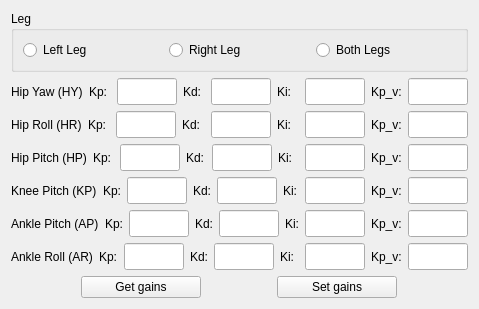
     <widget class="QWidget" name="tab_leg">
      <attribute name="title">
       <string>Leg Gains</string>
      </attribute>
      <layout class="QGridLayout" name="gridLayout_10">
       <item row="0" column="0">
        <widget class="QGroupBox" name="groupBox">
         <property name="maximumSize">
          <size>
           <width>16777215</width>
           <height>100</height>
          </size>
         </property>
         <property name="title">
          <string>Leg</string>
         </property>
         <layout class="QGridLayout" name="gridLayout">
          <item row="0" column="0">
           <widget class="QRadioButton" name="radioButton_leftLeg">
            <property name="text">
             <string>Left Leg</string>
            </property>
           </widget>
          </item>
          <item row="0" column="1">
           <widget class="QRadioButton" name="radioButton_rightLeg">
            <property name="text">
             <string>Right Leg</string>
            </property>
           </widget>
          </item>
          <item row="0" column="2">
           <widget class="QRadioButton" name="radioButton_bothLegs">
            <property name="text">
             <string>Both Legs</string>
            </property>
           </widget>
          </item>
         </layout>
        </widget>
       </item>
       <item row="1" column="0">
        <layout class="QGridLayout" name="gridLayout_6">
         <item row="0" column="0">
          <layout class="QGridLayout" name="gridLayout_2">
           <item row="0" column="0">
            <widget class="QLabel" name="label_HY">
             <property name="maximumSize">
              <size>
               <width>120</width>
               <height>16777215</height>
              </size>
             </property>
             <property name="text">
              <string>Hip Yaw (HY)</string>
             </property>
            </widget>
           </item>
           <item row="0" column="1">
            <widget class="QLabel" name="label_HY_Kp">
             <property name="maximumSize">
              <size>
               <width>60</width>
               <height>16777215</height>
              </size>
             </property>
             <property name="text">
              <string>Kp:</string>
             </property>
            </widget>
           </item>
           <item row="0" column="2">
            <widget class="QLineEdit" name="lineEdit_HY_Kp">
             <property name="sizePolicy">
              <sizepolicy hsizetype="Minimum" vsizetype="Fixed">
               <horstretch>0</horstretch>
               <verstretch>0</verstretch>
              </sizepolicy>
             </property>
             <property name="minimumSize">
              <size>
               <width>60</width>
               <height>27</height>
              </size>
             </property>
             <property name="maximumSize">
              <size>
               <width>50</width>
               <height>27</height>
              </size>
             </property>
            </widget>
           </item>
           <item row="0" column="3">
            <widget class="QLabel" name="label_HY_Kd">
             <property name="maximumSize">
              <size>
               <width>60</width>
               <height>16777215</height>
              </size>
             </property>
             <property name="text">
              <string>Kd:</string>
             </property>
            </widget>
           </item>
           <item row="0" column="4">
            <widget class="QLineEdit" name="lineEdit_HY_Kd">
             <property name="sizePolicy">
              <sizepolicy hsizetype="Minimum" vsizetype="Fixed">
               <horstretch>0</horstretch>
               <verstretch>0</verstretch>
              </sizepolicy>
             </property>
             <property name="minimumSize">
              <size>
               <width>60</width>
               <height>27</height>
              </size>
             </property>
             <property name="maximumSize">
              <size>
               <width>50</width>
               <height>27</height>
              </size>
             </property>
            </widget>
           </item>
           <item row="0" column="5">
            <widget class="QLabel" name="label_HY_Ki">
             <property name="maximumSize">
              <size>
               <width>60</width>
               <height>16777215</height>
              </size>
             </property>
             <property name="text">
              <string>Ki:</string>
             </property>
            </widget>
           </item>
           <item row="0" column="6">
            <widget class="QLineEdit" name="lineEdit_HY_Ki">
             <property name="sizePolicy">
              <sizepolicy hsizetype="Minimum" vsizetype="Fixed">
               <horstretch>0</horstretch>
               <verstretch>0</verstretch>
              </sizepolicy>
             </property>
             <property name="minimumSize">
              <size>
               <width>60</width>
               <height>27</height>
              </size>
             </property>
             <property name="maximumSize">
              <size>
               <width>50</width>
               <height>27</height>
              </size>
             </property>
            </widget>
           </item>
           <item row="0" column="7">
            <widget class="QLabel" name="label_HY_Kpv">
             <property name="maximumSize">
              <size>
               <width>50</width>
               <height>16777215</height>
              </size>
             </property>
             <property name="text">
              <string>Kp_v:</string>
             </property>
            </widget>
           </item>
           <item row="0" column="8">
            <widget class="QLineEdit" name="lineEdit_HY_Kpv">
             <property name="sizePolicy">
              <sizepolicy hsizetype="Minimum" vsizetype="Fixed">
               <horstretch>0</horstretch>
               <verstretch>0</verstretch>
              </sizepolicy>
             </property>
             <property name="minimumSize">
              <size>
               <width>60</width>
               <height>27</height>
              </size>
             </property>
             <property name="maximumSize">
              <size>
               <width>50</width>
               <height>27</height>
              </size>
             </property>
            </widget>
           </item>
          </layout>
         </item>
         <item row="1" column="0">
          <layout class="QGridLayout" name="gridLayout_4">
           <item row="0" column="0">
            <widget class="QLabel" name="label_HR">
             <property name="maximumSize">
              <size>
               <width>120</width>
               <height>16777215</height>
              </size>
             </property>
             <property name="text">
              <string>Hip Roll (HR)</string>
             </property>
            </widget>
           </item>
           <item row="0" column="1">
            <widget class="QLabel" name="label_HR_Kp">
             <property name="maximumSize">
              <size>
               <width>60</width>
               <height>16777215</height>
              </size>
             </property>
             <property name="text">
              <string>Kp:</string>
             </property>
            </widget>
           </item>
           <item row="0" column="2">
            <widget class="QLineEdit" name="lineEdit_HR_Kp">
             <property name="sizePolicy">
              <sizepolicy hsizetype="Minimum" vsizetype="Fixed">
               <horstretch>0</horstretch>
               <verstretch>0</verstretch>
              </sizepolicy>
             </property>
             <property name="minimumSize">
              <size>
               <width>60</width>
               <height>27</height>
              </size>
             </property>
             <property name="maximumSize">
              <size>
               <width>50</width>
               <height>27</height>
              </size>
             </property>
            </widget>
           </item>
           <item row="0" column="3">
            <widget class="QLabel" name="label_HR_Kd">
             <property name="maximumSize">
              <size>
               <width>60</width>
               <height>16777215</height>
              </size>
             </property>
             <property name="text">
              <string>Kd:</string>
             </property>
            </widget>
           </item>
           <item row="0" column="4">
            <widget class="QLineEdit" name="lineEdit_HR_Kd">
             <property name="sizePolicy">
              <sizepolicy hsizetype="Minimum" vsizetype="Fixed">
               <horstretch>0</horstretch>
               <verstretch>0</verstretch>
              </sizepolicy>
             </property>
             <property name="minimumSize">
              <size>
               <width>60</width>
               <height>27</height>
              </size>
             </property>
             <property name="maximumSize">
              <size>
               <width>50</width>
               <height>27</height>
              </size>
             </property>
            </widget>
           </item>
           <item row="0" column="5">
            <widget class="QLabel" name="label_HR_Ki">
             <property name="maximumSize">
              <size>
               <width>60</width>
               <height>16777215</height>
              </size>
             </property>
             <property name="text">
              <string>Ki:</string>
             </property>
            </widget>
           </item>
           <item row="0" column="6">
            <widget class="QLineEdit" name="lineEdit_HR_Ki">
             <property name="sizePolicy">
              <sizepolicy hsizetype="Minimum" vsizetype="Fixed">
               <horstretch>0</horstretch>
               <verstretch>0</verstretch>
              </sizepolicy>
             </property>
             <property name="minimumSize">
              <size>
               <width>60</width>
               <height>27</height>
              </size>
             </property>
             <property name="maximumSize">
              <size>
               <width>50</width>
               <height>27</height>
              </size>
             </property>
            </widget>
           </item>
           <item row="0" column="7">
            <widget class="QLabel" name="label_HR_Kpv">
             <property name="maximumSize">
              <size>
               <width>50</width>
               <height>16777215</height>
              </size>
             </property>
             <property name="text">
              <string>Kp_v:</string>
             </property>
            </widget>
           </item>
           <item row="0" column="8">
            <widget class="QLineEdit" name="lineEdit_HR_Kpv">
             <property name="sizePolicy">
              <sizepolicy hsizetype="Minimum" vsizetype="Fixed">
               <horstretch>0</horstretch>
               <verstretch>0</verstretch>
              </sizepolicy>
             </property>
             <property name="minimumSize">
              <size>
               <width>60</width>
               <height>27</height>
              </size>
             </property>
             <property name="maximumSize">
              <size>
               <width>50</width>
               <height>27</height>
              </size>
             </property>
            </widget>
           </item>
          </layout>
         </item>
         <item row="2" column="0">
          <layout class="QGridLayout" name="gridLayout_5">
           <item row="0" column="0">
            <widget class="QLabel" name="label_HY_2">
             <property name="maximumSize">
              <size>
               <width>120</width>
               <height>16777215</height>
              </size>
             </property>
             <property name="text">
              <string>Hip Pitch (HP)</string>
             </property>
            </widget>
           </item>
           <item row="0" column="1">
            <widget class="QLabel" name="label_HP_Kp">
             <property name="maximumSize">
              <size>
               <width>60</width>
               <height>16777215</height>
              </size>
             </property>
             <property name="text">
              <string>Kp:</string>
             </property>
            </widget>
           </item>
           <item row="0" column="2">
            <widget class="QLineEdit" name="lineEdit_HP_Kp">
             <property name="sizePolicy">
              <sizepolicy hsizetype="Minimum" vsizetype="Fixed">
               <horstretch>0</horstretch>
               <verstretch>0</verstretch>
              </sizepolicy>
             </property>
             <property name="minimumSize">
              <size>
               <width>60</width>
               <height>27</height>
              </size>
             </property>
             <property name="maximumSize">
              <size>
               <width>50</width>
               <height>27</height>
              </size>
             </property>
            </widget>
           </item>
           <item row="0" column="3">
            <widget class="QLabel" name="label_HP_Kd">
             <property name="maximumSize">
              <size>
               <width>60</width>
               <height>16777215</height>
              </size>
             </property>
             <property name="text">
              <string>Kd:</string>
             </property>
            </widget>
           </item>
           <item row="0" column="4">
            <widget class="QLineEdit" name="lineEdit_HP_Kd">
             <property name="sizePolicy">
              <sizepolicy hsizetype="Minimum" vsizetype="Fixed">
               <horstretch>0</horstretch>
               <verstretch>0</verstretch>
              </sizepolicy>
             </property>
             <property name="minimumSize">
              <size>
               <width>60</width>
               <height>27</height>
              </size>
             </property>
             <property name="maximumSize">
              <size>
               <width>50</width>
               <height>27</height>
              </size>
             </property>
            </widget>
           </item>
           <item row="0" column="5">
            <widget class="QLabel" name="label_HP_Ki">
             <property name="maximumSize">
              <size>
               <width>60</width>
               <height>16777215</height>
              </size>
             </property>
             <property name="text">
              <string>Ki:</string>
             </property>
            </widget>
           </item>
           <item row="0" column="6">
            <widget class="QLineEdit" name="lineEdit_HP_Ki">
             <property name="sizePolicy">
              <sizepolicy hsizetype="Minimum" vsizetype="Fixed">
               <horstretch>0</horstretch>
               <verstretch>0</verstretch>
              </sizepolicy>
             </property>
             <property name="minimumSize">
              <size>
               <width>60</width>
               <height>27</height>
              </size>
             </property>
             <property name="maximumSize">
              <size>
               <width>50</width>
               <height>27</height>
              </size>
             </property>
            </widget>
           </item>
           <item row="0" column="7">
            <widget class="QLabel" name="label_HP_Kpv">
             <property name="maximumSize">
              <size>
               <width>50</width>
               <height>16777215</height>
              </size>
             </property>
             <property name="text">
              <string>Kp_v:</string>
             </property>
            </widget>
           </item>
           <item row="0" column="8">
            <widget class="QLineEdit" name="lineEdit_HP_Kpv">
             <property name="sizePolicy">
              <sizepolicy hsizetype="Minimum" vsizetype="Fixed">
               <horstretch>0</horstretch>
               <verstretch>0</verstretch>
              </sizepolicy>
             </property>
             <property name="minimumSize">
              <size>
               <width>60</width>
               <height>27</height>
              </size>
             </property>
             <property name="maximumSize">
              <size>
               <width>50</width>
               <height>27</height>
              </size>
             </property>
            </widget>
           </item>
          </layout>
         </item>
         <item row="3" column="0">
          <layout class="QGridLayout" name="gridLayout_9">
           <item row="0" column="0">
            <widget class="QLabel" name="label_HY_6">
             <property name="maximumSize">
              <size>
               <width>120</width>
               <height>16777215</height>
              </size>
             </property>
             <property name="text">
              <string>Knee Pitch (KP)</string>
             </property>
            </widget>
           </item>
           <item row="0" column="1">
            <widget class="QLabel" name="label_KP_Kp">
             <property name="maximumSize">
              <size>
               <width>60</width>
               <height>16777215</height>
              </size>
             </property>
             <property name="text">
              <string>Kp:</string>
             </property>
            </widget>
           </item>
           <item row="0" column="2">
            <widget class="QLineEdit" name="lineEdit_KP_Kp">
             <property name="sizePolicy">
              <sizepolicy hsizetype="Minimum" vsizetype="Fixed">
               <horstretch>0</horstretch>
               <verstretch>0</verstretch>
              </sizepolicy>
             </property>
             <property name="minimumSize">
              <size>
               <width>60</width>
               <height>27</height>
              </size>
             </property>
             <property name="maximumSize">
              <size>
               <width>50</width>
               <height>27</height>
              </size>
             </property>
            </widget>
           </item>
           <item row="0" column="3">
            <widget class="QLabel" name="label_KP_Kd">
             <property name="maximumSize">
              <size>
               <width>60</width>
               <height>16777215</height>
              </size>
             </property>
             <property name="text">
              <string>Kd:</string>
             </property>
            </widget>
           </item>
           <item row="0" column="4">
            <widget class="QLineEdit" name="lineEdit_KP_Kd">
             <property name="sizePolicy">
              <sizepolicy hsizetype="Minimum" vsizetype="Fixed">
               <horstretch>0</horstretch>
               <verstretch>0</verstretch>
              </sizepolicy>
             </property>
             <property name="minimumSize">
              <size>
               <width>60</width>
               <height>27</height>
              </size>
             </property>
             <property name="maximumSize">
              <size>
               <width>50</width>
               <height>27</height>
              </size>
             </property>
            </widget>
           </item>
           <item row="0" column="5">
            <widget class="QLabel" name="label_KP_Ki">
             <property name="maximumSize">
              <size>
               <width>60</width>
               <height>16777215</height>
              </size>
             </property>
             <property name="text">
              <string>Ki:</string>
             </property>
            </widget>
           </item>
           <item row="0" column="6">
            <widget class="QLineEdit" name="lineEdit_KP_Ki">
             <property name="sizePolicy">
              <sizepolicy hsizetype="Minimum" vsizetype="Fixed">
               <horstretch>0</horstretch>
               <verstretch>0</verstretch>
              </sizepolicy>
             </property>
             <property name="minimumSize">
              <size>
               <width>60</width>
               <height>27</height>
              </size>
             </property>
             <property name="maximumSize">
              <size>
               <width>50</width>
               <height>27</height>
              </size>
             </property>
            </widget>
           </item>
           <item row="0" column="7">
            <widget class="QLabel" name="label_KP_Kpv">
             <property name="maximumSize">
              <size>
               <width>50</width>
               <height>16777215</height>
              </size>
             </property>
             <property name="text">
              <string>Kp_v:</string>
             </property>
            </widget>
           </item>
           <item row="0" column="8">
            <widget class="QLineEdit" name="lineEdit_KP_Kpv">
             <property name="sizePolicy">
              <sizepolicy hsizetype="Minimum" vsizetype="Fixed">
               <horstretch>0</horstretch>
               <verstretch>0</verstretch>
              </sizepolicy>
             </property>
             <property name="minimumSize">
              <size>
               <width>60</width>
               <height>27</height>
              </size>
             </property>
             <property name="maximumSize">
              <size>
               <width>50</width>
               <height>27</height>
              </size>
             </property>
            </widget>
           </item>
          </layout>
         </item>
         <item row="4" column="0">
          <layout class="QGridLayout" name="gridLayout_7">
           <item row="0" column="0">
            <widget class="QLabel" name="label_HY_4">
             <property name="maximumSize">
              <size>
               <width>120</width>
               <height>16777215</height>
              </size>
             </property>
             <property name="text">
              <string>Ankle Pitch (AP)</string>
             </property>
            </widget>
           </item>
           <item row="0" column="1">
            <widget class="QLabel" name="label_HY_Kp_4">
             <property name="maximumSize">
              <size>
               <width>60</width>
               <height>16777215</height>
              </size>
             </property>
             <property name="text">
              <string>Kp:</string>
             </property>
            </widget>
           </item>
           <item row="0" column="2">
            <widget class="QLineEdit" name="lineEdit_AP_Kp">
             <property name="sizePolicy">
              <sizepolicy hsizetype="Minimum" vsizetype="Fixed">
               <horstretch>0</horstretch>
               <verstretch>0</verstretch>
              </sizepolicy>
             </property>
             <property name="minimumSize">
              <size>
               <width>60</width>
               <height>27</height>
              </size>
             </property>
             <property name="maximumSize">
              <size>
               <width>50</width>
               <height>27</height>
              </size>
             </property>
            </widget>
           </item>
           <item row="0" column="3">
            <widget class="QLabel" name="label_HY_Kd_4">
             <property name="maximumSize">
              <size>
               <width>60</width>
               <height>16777215</height>
              </size>
             </property>
             <property name="text">
              <string>Kd:</string>
             </property>
            </widget>
           </item>
           <item row="0" column="4">
            <widget class="QLineEdit" name="lineEdit_AP_Kd">
             <property name="sizePolicy">
              <sizepolicy hsizetype="Minimum" vsizetype="Fixed">
               <horstretch>0</horstretch>
               <verstretch>0</verstretch>
              </sizepolicy>
             </property>
             <property name="minimumSize">
              <size>
               <width>60</width>
               <height>27</height>
              </size>
             </property>
             <property name="maximumSize">
              <size>
               <width>50</width>
               <height>27</height>
              </size>
             </property>
            </widget>
           </item>
           <item row="0" column="5">
            <widget class="QLabel" name="label_HY_Ki_4">
             <property name="maximumSize">
              <size>
               <width>60</width>
               <height>16777215</height>
              </size>
             </property>
             <property name="text">
              <string>Ki:</string>
             </property>
            </widget>
           </item>
           <item row="0" column="6">
            <widget class="QLineEdit" name="lineEdit_AP_Ki">
             <property name="sizePolicy">
              <sizepolicy hsizetype="Minimum" vsizetype="Fixed">
               <horstretch>0</horstretch>
               <verstretch>0</verstretch>
              </sizepolicy>
             </property>
             <property name="minimumSize">
              <size>
               <width>60</width>
               <height>27</height>
              </size>
             </property>
             <property name="maximumSize">
              <size>
               <width>50</width>
               <height>27</height>
              </size>
             </property>
            </widget>
           </item>
           <item row="0" column="7">
            <widget class="QLabel" name="label_AP_Kpv">
             <property name="maximumSize">
              <size>
               <width>50</width>
               <height>16777215</height>
              </size>
             </property>
             <property name="text">
              <string>Kp_v:</string>
             </property>
            </widget>
           </item>
           <item row="0" column="8">
            <widget class="QLineEdit" name="lineEdit_AP_Kpv">
             <property name="sizePolicy">
              <sizepolicy hsizetype="Minimum" vsizetype="Fixed">
               <horstretch>0</horstretch>
               <verstretch>0</verstretch>
              </sizepolicy>
             </property>
             <property name="minimumSize">
              <size>
               <width>60</width>
               <height>27</height>
              </size>
             </property>
             <property name="maximumSize">
              <size>
               <width>50</width>
               <height>27</height>
              </size>
             </property>
            </widget>
           </item>
          </layout>
         </item>
         <item row="5" column="0">
          <layout class="QGridLayout" name="gridLayout_8">
           <item row="0" column="2">
            <widget class="QLineEdit" name="lineEdit_AR_Kp">
             <property name="sizePolicy">
              <sizepolicy hsizetype="Minimum" vsizetype="Fixed">
               <horstretch>0</horstretch>
               <verstretch>0</verstretch>
              </sizepolicy>
             </property>
             <property name="minimumSize">
              <size>
               <width>60</width>
               <height>27</height>
              </size>
             </property>
             <property name="maximumSize">
              <size>
               <width>50</width>
               <height>27</height>
              </size>
             </property>
            </widget>
           </item>
           <item row="0" column="0">
            <widget class="QLabel" name="label_HY_5">
             <property name="maximumSize">
              <size>
               <width>120</width>
               <height>16777215</height>
              </size>
             </property>
             <property name="text">
              <string>Ankle Roll (AR)</string>
             </property>
            </widget>
           </item>
           <item row="0" column="1">
            <widget class="QLabel" name="label_AR_Kp">
             <property name="maximumSize">
              <size>
               <width>60</width>
               <height>16777215</height>
              </size>
             </property>
             <property name="text">
              <string>Kp:</string>
             </property>
            </widget>
           </item>
           <item row="0" column="3">
            <widget class="QLabel" name="label_AR_Kd">
             <property name="maximumSize">
              <size>
               <width>60</width>
               <height>16777215</height>
              </size>
             </property>
             <property name="text">
              <string>Kd:</string>
             </property>
            </widget>
           </item>
           <item row="0" column="4">
            <widget class="QLineEdit" name="lineEdit_AR_Kd">
             <property name="sizePolicy">
              <sizepolicy hsizetype="Minimum" vsizetype="Fixed">
               <horstretch>0</horstretch>
               <verstretch>0</verstretch>
              </sizepolicy>
             </property>
             <property name="minimumSize">
              <size>
               <width>60</width>
               <height>27</height>
              </size>
             </property>
             <property name="maximumSize">
              <size>
               <width>50</width>
               <height>27</height>
              </size>
             </property>
            </widget>
           </item>
           <item row="0" column="6">
            <widget class="QLineEdit" name="lineEdit_AR_Ki">
             <property name="sizePolicy">
              <sizepolicy hsizetype="Minimum" vsizetype="Fixed">
               <horstretch>0</horstretch>
               <verstretch>0</verstretch>
              </sizepolicy>
             </property>
             <property name="minimumSize">
              <size>
               <width>60</width>
               <height>27</height>
              </size>
             </property>
             <property name="maximumSize">
              <size>
               <width>50</width>
               <height>27</height>
              </size>
             </property>
            </widget>
           </item>
           <item row="0" column="7">
            <widget class="QLabel" name="label_AR_Kpv">
             <property name="maximumSize">
              <size>
               <width>50</width>
               <height>16777215</height>
              </size>
             </property>
             <property name="text">
              <string>Kp_v:</string>
             </property>
            </widget>
           </item>
           <item row="0" column="8">
            <widget class="QLineEdit" name="lineEdit_AR_Kpv">
             <property name="sizePolicy">
              <sizepolicy hsizetype="Minimum" vsizetype="Fixed">
               <horstretch>0</horstretch>
               <verstretch>0</verstretch>
              </sizepolicy>
             </property>
             <property name="minimumSize">
              <size>
               <width>60</width>
               <height>27</height>
              </size>
             </property>
             <property name="maximumSize">
              <size>
               <width>50</width>
               <height>27</height>
              </size>
             </property>
            </widget>
           </item>
           <item row="0" column="5">
            <widget class="QLabel" name="label_AR_Ki">
             <property name="maximumSize">
              <size>
               <width>60</width>
               <height>16777215</height>
              </size>
             </property>
             <property name="text">
              <string>Ki:</string>
             </property>
            </widget>
           </item>
          </layout>
         </item>
        </layout>
       </item>
       <item row="2" column="0">
        <layout class="QGridLayout" name="gridLayout_11">
         <item row="0" column="1">
          <widget class="QPushButton" name="pushButton_setGains_Legs">
           <property name="maximumSize">
            <size>
             <width>120</width>
             <height>16777215</height>
            </size>
           </property>
           <property name="text">
            <string>Set gains</string>
           </property>
          </widget>
         </item>
         <item row="0" column="0">
          <widget class="QPushButton" name="pushButton_getGains_Legs">
           <property name="maximumSize">
            <size>
             <width>120</width>
             <height>16777215</height>
            </size>
           </property>
           <property name="text">
            <string>Get gains</string>
           </property>
          </widget>
         </item>
        </layout>
       </item>
      </layout>
     </widget>
